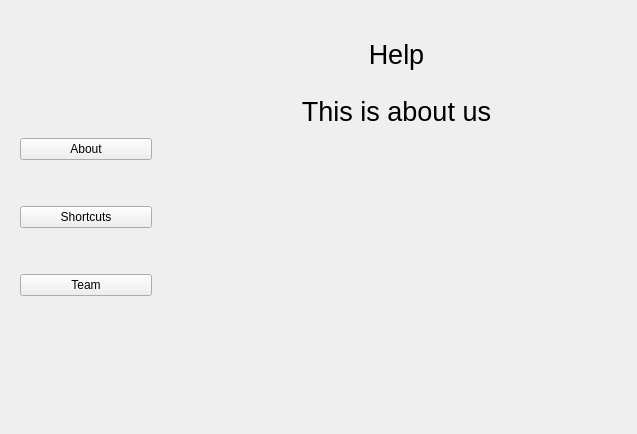
<?xml version="1.0" encoding="UTF-8"?>
<ui version="4.0">
 <class>Help</class>
 <widget class="QWidget" name="Help">
  <property name="geometry">
   <rect>
    <x>0</x>
    <y>0</y>
    <width>637</width>
    <height>434</height>
   </rect>
  </property>
  <property name="windowTitle">
   <string>Form</string>
  </property>
  <layout class="QHBoxLayout" name="horizontalLayout_2">
   <item>
    <layout class="QHBoxLayout" name="horizontalLayout">
     <item>
      <widget class="QWidget" name="sideBar_widget" native="true">
       <property name="maximumSize">
        <size>
         <width>150</width>
         <height>16777215</height>
        </size>
       </property>
       <property name="styleSheet">
        <string notr="true"/>
       </property>
       <layout class="QVBoxLayout" name="verticalLayout_4">
        <item>
         <layout class="QVBoxLayout" name="verticalLayout_3">
          <item>
           <widget class="QPushButton" name="about_btn">
            <property name="text">
             <string>About</string>
            </property>
           </widget>
          </item>
          <item>
           <spacer name="verticalSpacer">
            <property name="orientation">
             <enum>Qt::Vertical</enum>
            </property>
            <property name="sizeType">
             <enum>QSizePolicy::Fixed</enum>
            </property>
            <property name="sizeHint" stdset="0">
             <size>
              <width>20</width>
              <height>40</height>
             </size>
            </property>
           </spacer>
          </item>
          <item>
           <widget class="QPushButton" name="shortcuts_btn">
            <property name="text">
             <string>Shortcuts</string>
            </property>
           </widget>
          </item>
          <item>
           <spacer name="verticalSpacer_2">
            <property name="orientation">
             <enum>Qt::Vertical</enum>
            </property>
            <property name="sizeType">
             <enum>QSizePolicy::Fixed</enum>
            </property>
            <property name="sizeHint" stdset="0">
             <size>
              <width>20</width>
              <height>40</height>
             </size>
            </property>
           </spacer>
          </item>
          <item>
           <widget class="QPushButton" name="team_btn">
            <property name="text">
             <string>Team</string>
            </property>
           </widget>
          </item>
         </layout>
        </item>
       </layout>
      </widget>
     </item>
     <item>
      <widget class="QWidget" name="mainBar_widget" native="true">
       <layout class="QVBoxLayout" name="verticalLayout_2">
        <item>
         <layout class="QVBoxLayout" name="verticalLayout">
          <item>
           <widget class="QLabel" name="heading">
            <property name="maximumSize">
             <size>
              <width>16777215</width>
              <height>70</height>
             </size>
            </property>
            <property name="text">
             <string>&lt;html&gt;&lt;head/&gt;&lt;body&gt;&lt;p align=&quot;center&quot;&gt;&lt;span style=&quot; font-size:20pt;&quot;&gt;Help&lt;/span&gt;&lt;/p&gt;&lt;/body&gt;&lt;/html&gt;</string>
            </property>
           </widget>
          </item>
          <item>
           <widget class="QLabel" name="help_text">
            <property name="styleSheet">
             <string notr="true"/>
            </property>
            <property name="frameShape">
             <enum>QFrame::NoFrame</enum>
            </property>
            <property name="text">
             <string>&lt;html&gt;&lt;head/&gt;&lt;body&gt;&lt;p align=&quot;center&quot;&gt;&lt;span style=&quot; font-size:20pt;&quot;&gt;This is about us&lt;/span&gt;&lt;/p&gt;&lt;/body&gt;&lt;/html&gt;</string>
            </property>
            <property name="textFormat">
             <enum>Qt::RichText</enum>
            </property>
            <property name="alignment">
             <set>Qt::AlignHCenter|Qt::AlignTop</set>
            </property>
           </widget>
          </item>
         </layout>
        </item>
       </layout>
      </widget>
     </item>
    </layout>
   </item>
  </layout>
 </widget>
 <resources/>
 <connections/>
</ui>
